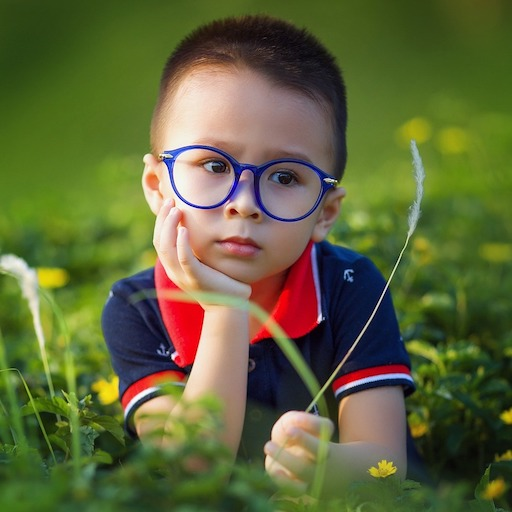
#> input picture data/images/sample.jpg, 512 x 512 px
$ python 14_warpAffine.py
#> lines starting #> are read from the running program, lines starting #| are printed output that depends on the picture
import cv2
import numpy as np

# translation
img = cv2.imread('data/images/sample.jpg')
#> img is the input picture: shape (512, 512, 3); mean B, G, R 57.8, 101.6, 95.4

rows, cols = img.shape[:2]
#> rows = 512; cols = 512
print(img.shape)
#| (512, 512, 3)
print(cols)
#| 512

# 변환 행렬, X축으로 10, Y축으로 20 이동
M = np.float32([[1,0,10],[0,1,20]])

dst = cv2.warpAffine(img, M,(cols, rows))
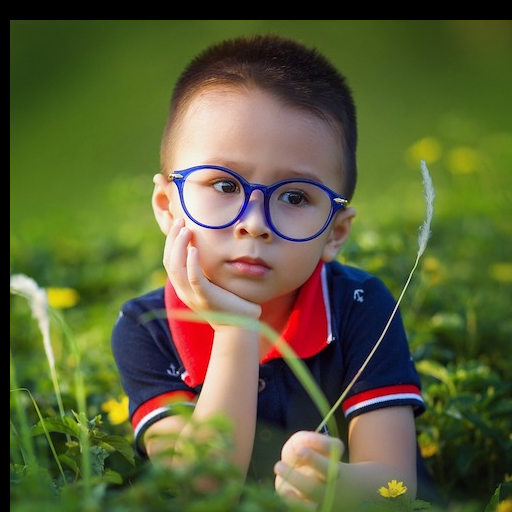
#> dst: shape (512, 512, 3); mean B, G, R 55.8, 96.5, 91.9
cv2.imshow('Original', img)
cv2.imshow('Translation', dst)

cv2.waitKey(0)
cv2.destroyAllWindows()


# 어파인
source = cv2.imread('data/images/sample.jpg', 1)

warpMat = np.float32( [1.2, 0.2, 2, -0.3, 1.3, 1] )

warpMat = warpMat.reshape(2,3)
print(warpMat)
result = cv2.warpAffine( source, warpMat, ( int(source.shape[1] * 1.5), int( source.shape[0] * 1.5 ) ) )
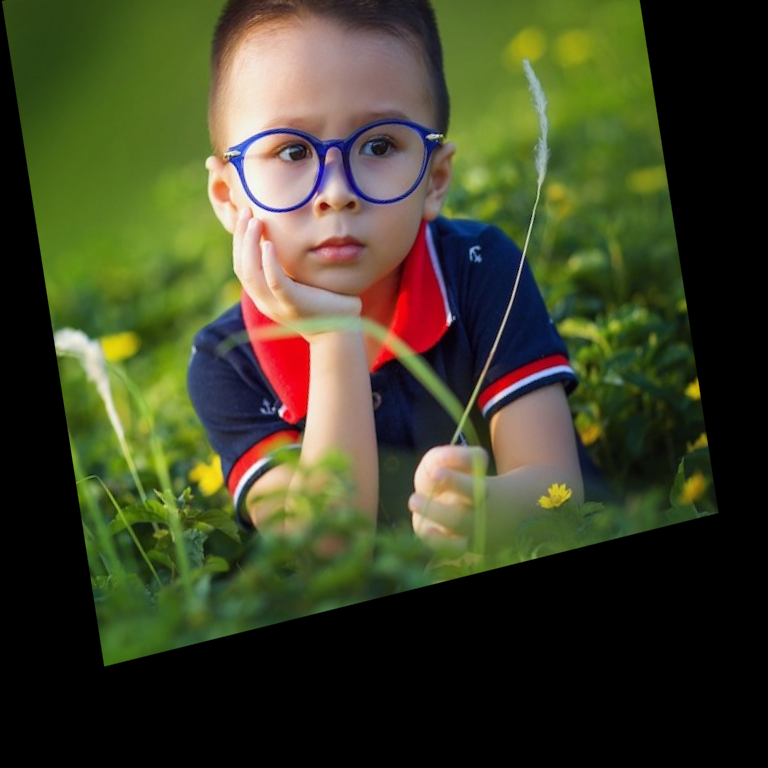
#> result: shape (768, 768, 3); mean B, G, R 39.4, 66.6, 63.6
print(result)
#> (printed output is left out)


cv2.imshow('original', source)
cv2.imshow('result', result)

cv2.waitKey()
cv2.destroyAllWindows()
